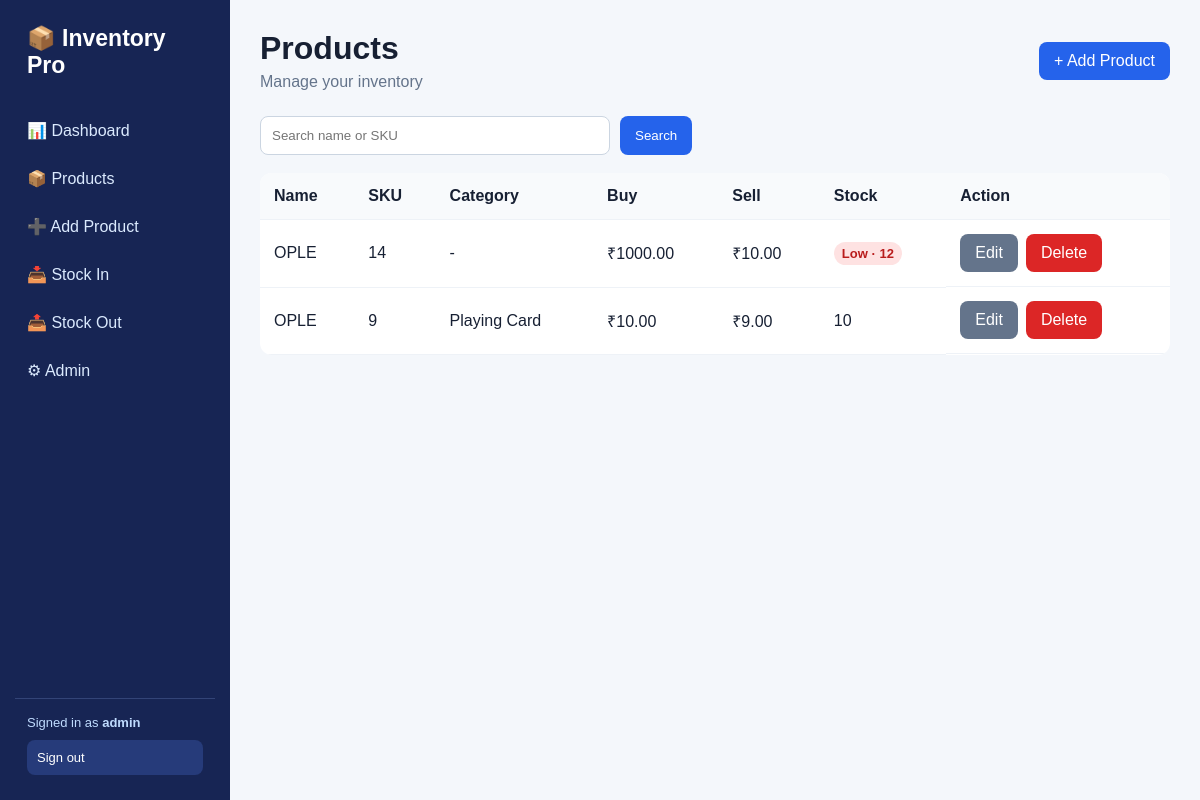
Screenshot of /products/ (signed in) with the database file from the repository.
### inventory/models.py (models this page shows, shortened)
class Product(models.Model):
    name = models.CharField(max_length=150)
    sku = models.CharField(max_length=50, unique=True)
    category = models.ForeignKey(Category, on_delete=models.SET_NULL, null=True, blank=True)
    subcategory = models.CharField(
        max_length=2,
        choices=[("5G", "5G"), ("4G", "4G")],
        blank=True,
    )
    purchase_price = models.DecimalField(max_digits=12, decimal_places=2, default=0)
    selling_price = models.DecimalField(max_digits=12, decimal_places=2, default=0)
    quantity = models.PositiveIntegerField(default=0)
    low_stock_limit = models.PositiveIntegerField(default=5)
    created_at = models.DateTimeField(auto_now_add=True)
    @property
    def is_low_stock(self): return self.quantity <= self.low_stock_limit

class Category(models.Model):
    name = models.CharField(max_length=100, unique=True)
    def __str__(self): return self.name

### inventory/views.py (the view)
# urls.py: path("products/", views.products, name="products"),
@login_required
def products(request):
    q = request.GET.get("q","").strip()
    qs = Product.objects.select_related("category").all()
    if q:
        qs = qs.filter(name__icontains=q) | qs.filter(sku__icontains=q)
    return render(request, "products.html", {"products": qs, "q": q})

### templates/products.html (shortened to what this page needs)
{% extends "base.html" %}{% block title %}Products{% endblock %}{% block content %}
<div class="top"><div><h1>Products</h1><div class="muted">Manage your inventory</div></div><a class="btn" href="/products/add/">+ Add Product</a></div>
<form class="search"><input name="q" value="{{q}}" placeholder="Search name or SKU"><button class="btn">Search</button></form>
<table><tr><th>Name</th><th>SKU</th><th>Category</th><th>Buy</th><th>Sell</th><th>Stock</th><th>Action</th></tr>
{% for p in products %}<tr><td>{{p.name}}</td><td>{{p.sku}}</td><td>{{p.category|default:"-"}}{% if p.subcategory %} · {{p.subcategory}}{% endif %}</td><td>₹{{p.purchase_price}}</td><td>₹{{p.selling_price}}</td><td>{% if p.is_low_stock %}<span class="stock-low" role="status">Low · {{p.quantity}}</span>{% else %}{{p.quantity}}{% endif %}</td>
<td class="actions"><a class="btn gray" href="/products/{{p.id}}/edit/">Edit</a><a class="btn red" href="/products/{{p.id}}/delete/" onclick="return confirm('Delete this product?')">Delete</a></td></tr>
{% empty %}<tr><td colspan="7">No products found.</td></tr>{% endfor %}</table>{% endblock %}

### templates/base.html (shortened to what this page needs)
<!doctype html>
<html><head><meta charset="utf-8"><meta name="viewport" content="width=device-width,initial-scale=1">
</head><body>
<aside class="sidebar"><div class="brand">📦 Inventory Pro</div><div class="nav">
<a href="/">📊 Dashboard</a><a href="/products/">📦 Products</a><a href="/products/add/">➕ Add Product</a>
<a href="/stock-in/">📥 Stock In</a><a href="/stock-out/">📤 Stock Out</a><a href="/admin/">⚙ Admin</a>
</div><div class="sidebar-footer"><div>Signed in as <strong>{{ request.user.get_username }}</strong></div><form method="post" action="{% url 'logout' %}">{% csrf_token %}<button type="submit">Sign out</button></form></div></aside>
<main class="main">
{% block content %}{% endblock %}
</main></body></html>

### templates/base.html (style rules this page uses)
* { box-sizing:border-box }
body { margin:0;font-family:Arial,sans-serif;background:#f4f7fb;color:#172033 }
.sidebar { position:fixed;left:0;top:0;bottom:0;width:230px;background:#172554;color:white;padding:25px 15px;display:flex;flex-direction:column }
.brand { font-size:23px;font-weight:700;padding:0 12px 25px }
.nav a { display:block;color:#dbeafe;text-decoration:none;padding:12px;border-radius:9px;margin:5px 0 }
.sidebar-footer { margin-top:auto;padding:16px 12px 0;border-top:1px solid #334477;color:#bfdbfe;font-size:13px }
.sidebar-footer form { margin-top:10px }
.sidebar-footer button { width:100%;padding:10px;border:0;border-radius:8px;background:#263b7a;color:white;text-align:left;cursor:pointer;font:inherit }
.main { margin-left:230px;padding:30px;max-width:1400px }
.top { display:flex;justify-content:space-between;align-items:center;margin-bottom:25px }
h1 { margin:0 0 6px }
.muted { color:#64748b }
table { width:100%;border-collapse:collapse;background:white;border-radius:12px;overflow:hidden }
th,td { padding:14px;text-align:left;border-bottom:1px solid #eef2f7 }
th { background:#f8fafc }
.btn { display:inline-block;border:0;border-radius:8px;padding:10px 15px;text-decoration:none;background:#2563eb;color:white;cursor:pointer }
.btn.gray { background:#64748b }
.btn.red { background:#dc2626 }
input,select { width:100%;padding:11px;border:1px solid #cbd5e1;border-radius:8px }
.actions { display:flex;gap:8px }
.search { display:flex;gap:10px;margin-bottom:18px }
.search input { max-width:350px }

### templates/products.html (style rules this page uses)
.stock-low { display:inline-block;padding:4px 8px;border-radius:999px;background:#fee2e2;color:#b91c1c;font-size:13px;font-weight:700 }

### rows the page displays
Product: name "OPLE", sku "14", category "-", purchase_price "1000.00", selling_price "10.00", quantity "12"
Product: name "OPLE", sku "9", category "Playing Card", purchase_price "10.00", selling_price "9.00", quantity "10"

### other values shown
{{ request.user.get_username }} "admin"
